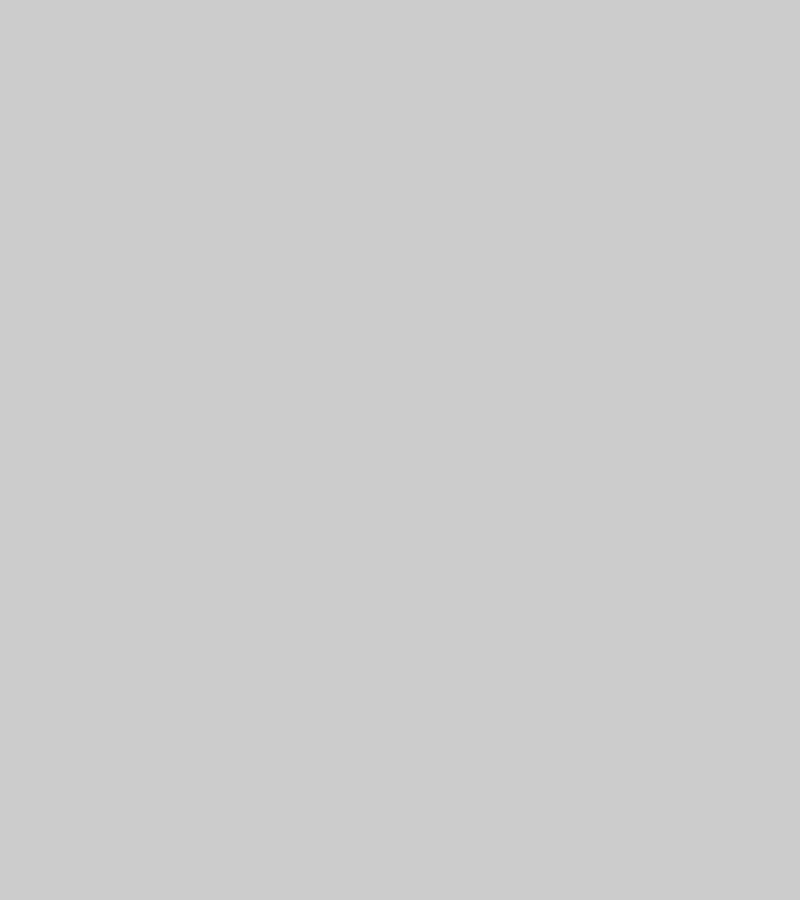
Frame 1 (no input)
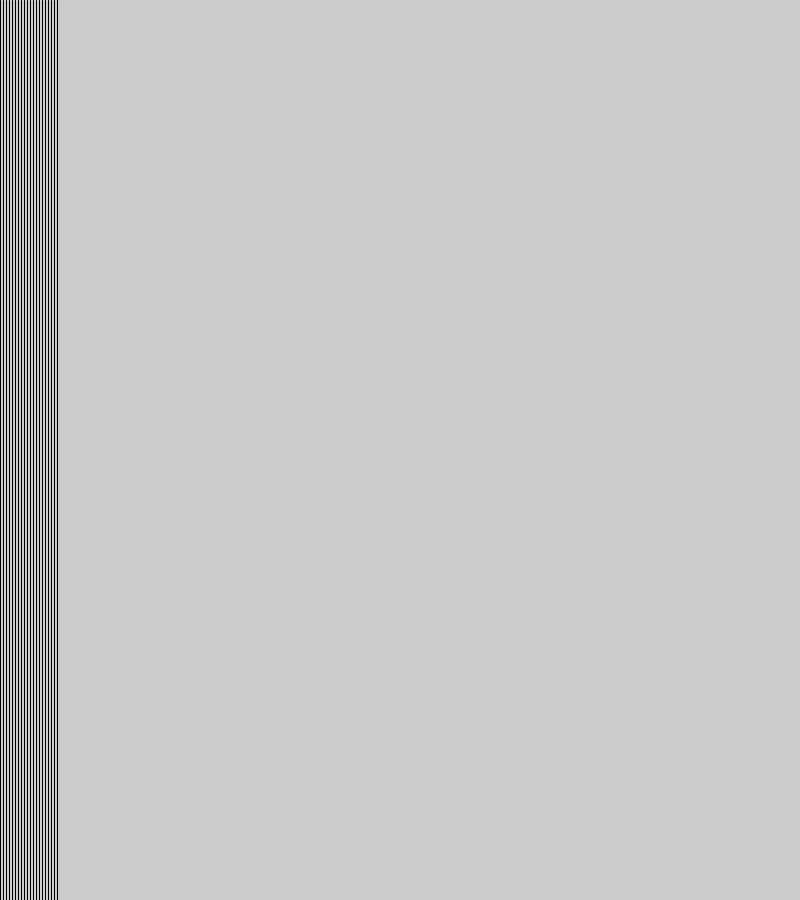
Frame 60 (the mouse pressed at the canvas centre just before this capture)
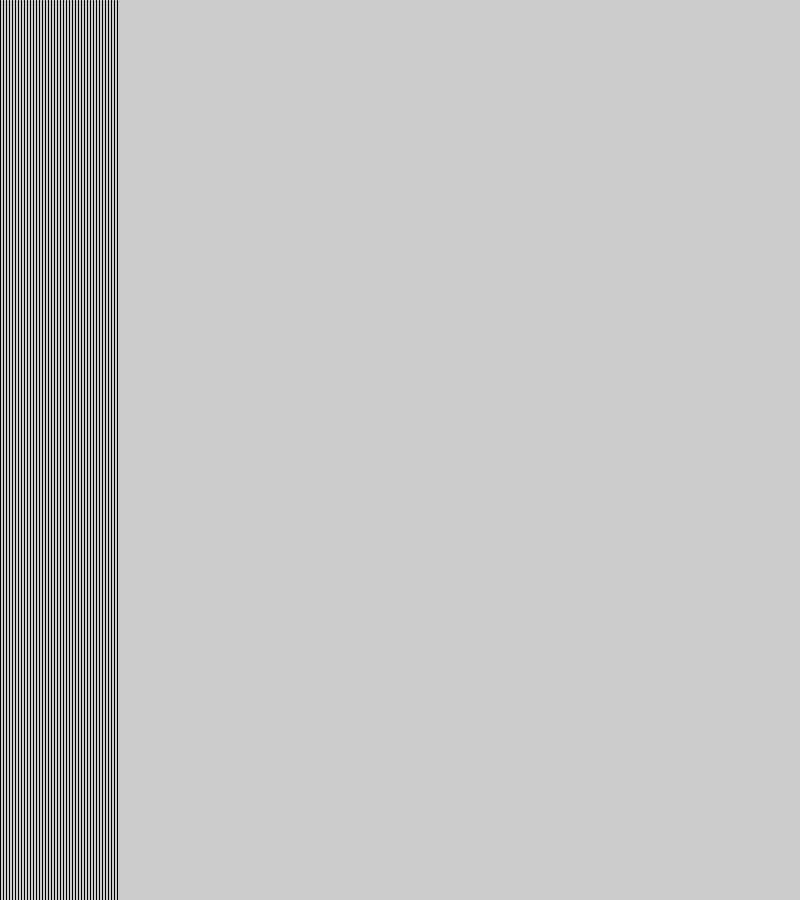
Frame 120 (the mouse held since frame 60 and released just before this capture)

The Processing sketch that drew these frames (run headless with seeded random() and noise(); from frame 60 on, the mouse is pressed at the canvas centre):

// Processing sketch: lines_across_screen
// ── lines_across_screen.pde
float x;
float endX = 0;

void setup(){
size(800,900);
}

void draw(){

while(x < endX){
line(x,0,x,height);
x = x + 3;
}
endX = endX + 1;
}
